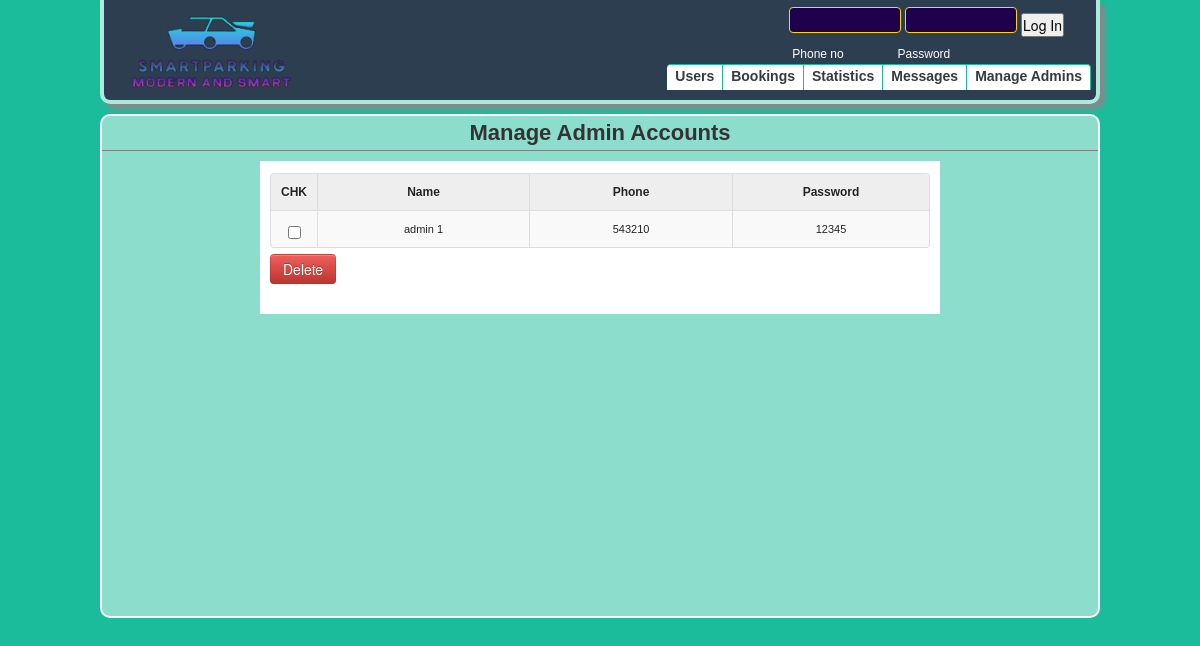
The page /0/manage.php on the database its author committed.
### tables this page shows
CREATE TABLE `users` (
  `username` text NOT NULL DEFAULT ' ',
  `email` text NOT NULL,
  `phone` text NOT NULL,
  `name` text NOT NULL,
  `password` text NOT NULL,
  `id` int(11) NOT NULL,
  `access` int(11) NOT NULL DEFAULT 2
);

### 0/manage.php (the view, shortened to what this page needs)
<!DOCTYPE html>
<html xmlns="http://www.w3.org/1999/xhtml">
<head>
    <?php
			include('../inc/adminhead.php');
	?>
</head>
<body>
    <section id="container">
        <?php
			include('../inc/adminheader.php');
			include('../inc/connect.php');
	?>
        <section id="content">
            <div>
                <p class="phead">Manage Admin Accounts</p>
                <div style="width:660px;background:white;padding:10px;margin:auto;">
                    <form method="post" action="deleteadmin.php">
                        <table cellpadding="0" cellspacing="0" border="0" class="table table-striped table-bordered"
                            id="example">
                            <thead>
                                <tr>
                                    <th style="width:30px;">CHK</th>
                                    <th>Name</th>
                                    <th>Phone</th>
                                    <th style="width:180px;">Password</th>
                                </tr>
                            </thead>
                            <tbody>
                                <?php
							$query=mysqli_query($connect,"select * from users where access=1")or die(mysqli_error($connect));
							while($row=mysqli_fetch_array($query)){
							$id=$row['id'];
							?>
                                <tr>
                                    <td>
                                        <input name="selector[]" type="checkbox" value="<?php echo $id; ?>">
                                    </td>
                                    <td><?php echo $row['name'] ?></td>
                                    <td><?php echo $row['phone'] ?></td>
                                    <td style="text-align: center;"><?php echo $row['password'] ?></td>
                                </tr>
                                <?php } ?>
                            </tbody>
                        </table>
                        <input type="submit" class="btn btn-danger" value="Delete" name="delete">
                    </form>
                </div>
            </div>
        </section>
    </section>
</body>
</html>

### styles/adminstyles.css (style rules this page uses)
* { margin: 0; padding: 0; font-family: Verdana, Arial, Helvetica, sans-serif; font-size: 14px; }
body { background-color: #1abc9c; }
#container { width: 1000px; margin: auto; }
#content { margin-top: 10px; border-radius: 10px; min-height: 500px; border: solid 2px white; background: rgba(255, 255, 255, 0.5); z-index: 1; }
.phead { font-size: 22px; font-weight: bold; text-align: center; text-indent: 0; padding: 7px; border-bottom: solid 1px gray; }

### styles/adminpager.css (style rules this page uses)
table { border-collapse: separate; border-spacing: 0; color: #666666; text-shadow: 0 1px 0 #ffffff; border: 1px solid #cccccc; margin: 0 auto; font-family: arial; margin-top: 2px; width: 580px; }
table thead tr th { background: none repeat scroll 0 0 #eeeeee; color: #222222; padding: 5px 7px; text-align: left; border-top: 0 none; font-size: 12px; }
table tbody tr td { font-size: 11px; text-align: center; padding: 10px 14px; border-top: 1px solid #dddddd; color: #222; }
table tbody tr td:nth-child(4) { width: 83px; text-align: center; padding: 0; line-height: 36px; }
table tbody tr td:last-child { width: 43px; text-align: right; }

### 0/manage.php (style rules this page uses)
.table td, .table th { text-align: center; }

### rows shown on the page
users: name "admin 1", phone "543210", password "12345"
